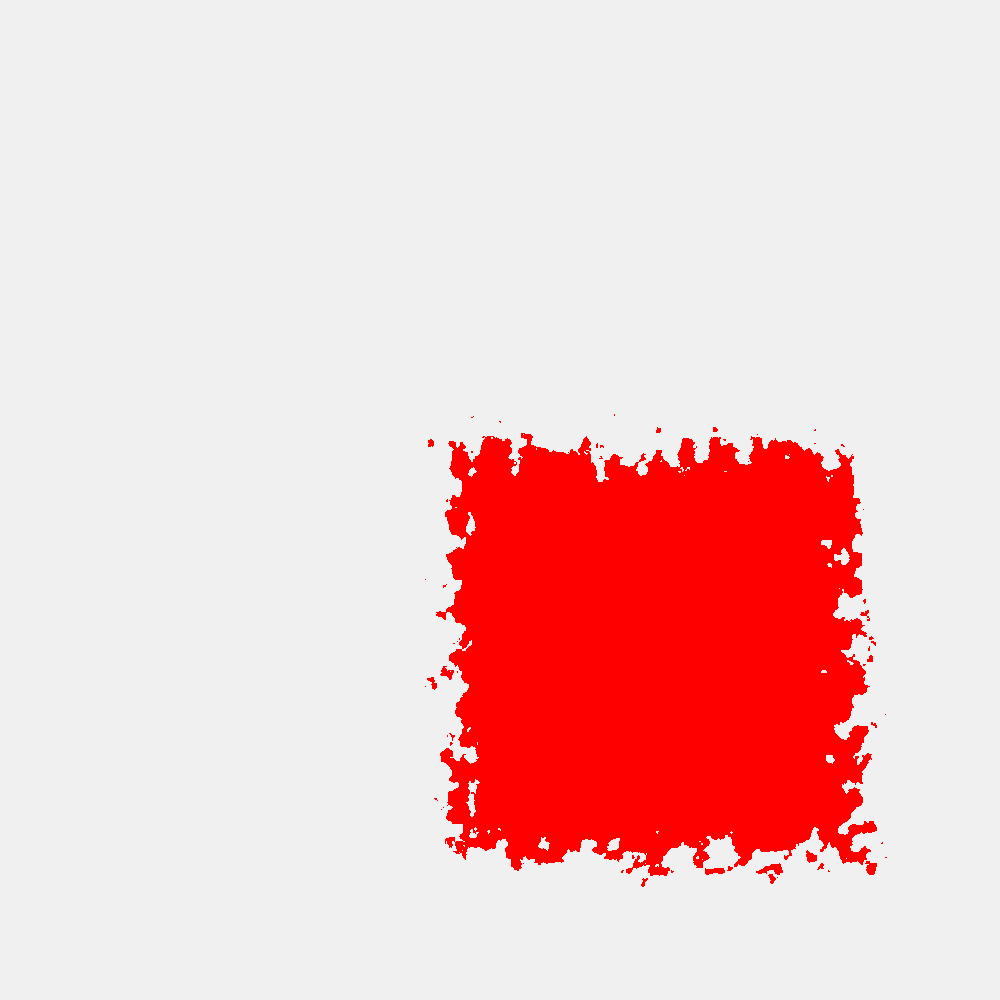
Frame 1 (no input)
Frame 2 (the mouse pressed at the canvas centre, redrawn once): identical to frame 1, image omitted

The p5.js sketch that drew this single still picture (run headless with seeded random() and noise() and a simulated clock; the mouse was pressed at the canvas centre and the sketch redrawn once):

// p5.js sketch
// ── sketch.js
function setup() {
  createCanvas(1000, 1000);
  pixelDensity(1); // Set pixel density to 1 for consistent pixel mapping
}

function draw() {
  background(240);
  fill('red');
  noStroke();
  // ellipse(width / 2, height / 2, 400);
  rect(width / 2, height / 2, 400);

  let noiseScale = 0.07; // Adjust this value to control the intensity of the distortion
  let maxDisplacement = 100;
  glass_rasterize(noiseScale, maxDisplacement); 

  noLoop();
}

function glass_rasterize(noiseScale, maxDisplacement) {
  loadPixels();

  for (let y = 0; y < height; y++) {
    for (let x = 0; x < width; x++) {
      let index = (x + y * width) * 4;

      // Get displacement amount from noise map
      let noiseVal = noise(x * noiseScale, y * noiseScale) * maxDisplacement; // 50 is the maximum displacement amount

      // Apply displacement to x-coordinate
      let displacedX = floor(x + noiseVal);
      displacedX = constrain(displacedX, 0, width - 1);
      // Apply displacement to x-coordinate
      let displacedY = floor(y + noiseVal);
      displacedY = constrain(displacedY, 0, width - 1);

      // Map pixels from original image to canvas with displacement
      let displacedIndex = (displacedX + displacedY * width) * 4;
      pixels[index] = pixels[displacedIndex]; // Red
      pixels[index + 1] = pixels[displacedIndex + 1]; // Green
      pixels[index + 2] = pixels[displacedIndex + 2]; // Blue
      pixels[index + 3] = pixels[displacedIndex + 3]; // Alpha
    }
  }

  updatePixels();
}
